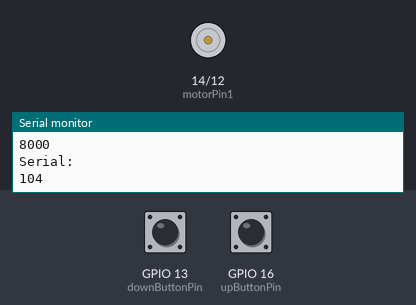
The sketch below on a simulated ESP32. On the bench: motor-driver pin pairs drawn as motors (green arrow = first pin HIGH = forward, orange = second pin HIGH = backward, longer = more drive), the last lines printed to the serial monitor. Inputs (shaded band) come from the test bench; at power-on: GPIO 13 (downButtonPin) LOW, GPIO 16 (upButtonPin) LOW. WiFi joins after 1.5 s; servers stay silent unless stated; EEPROM starts erased.

Above: at 2.7 s.
2.8 s: GPIO 13 (downButtonPin) pulled HIGH for 0.15 s
At 2.9 s:
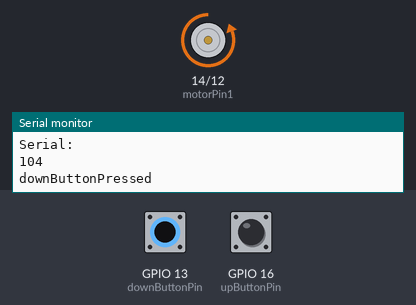
4.5 s: GPIO 16 (upButtonPin) pulled HIGH for 0.15 s
At 4.6 s:
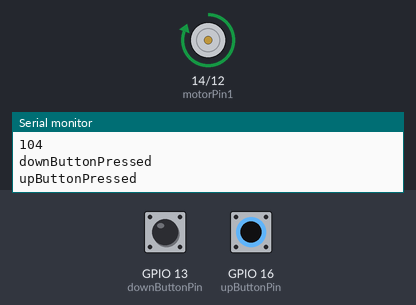
6.2 s: GPIO 16 (upButtonPin) pulled HIGH for 3.2 s
At 10.1 s:
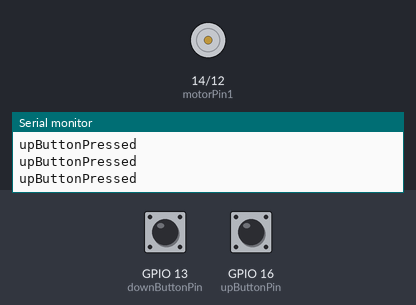
10.9 s: GPIO 13 (downButtonPin) pulled HIGH for 3.2 s
At 12.3 s:
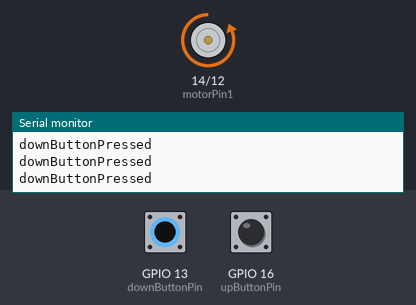
Timing chart, 0 to 15.6 s (numbered marks = the images above; inputs shaded):
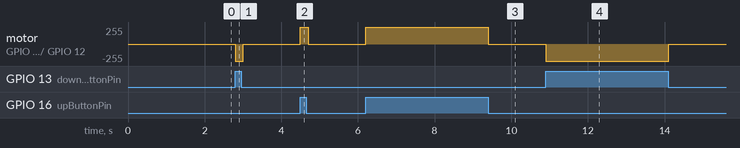

Measured:
- after the input at 2.8 s, motor on GPIO 14 (motorPin1) / GPIO 12 (motorPin2): stopped → backward 255/255 at once, → stopped 0.20 s later
- after the input at 4.5 s, motor on GPIO 14 (motorPin1) / GPIO 12 (motorPin2): stopped → forward 255/255 at once, → stopped 0.20 s later
- after the input at 6.2 s, motor on GPIO 14 (motorPin1) / GPIO 12 (motorPin2): stopped → forward 255/255 at once, → stopped 3.2 s later
- after the input at 10.9 s, motor on GPIO 14 (motorPin1) / GPIO 12 (motorPin2): stopped → backward 255/255 at once, → stopped 3.2 s later

The sketch:

soketBlind.ino
```cpp
#include <WiFiManager.h>

#include <SocketIoClient.h>
#include <ArduinoJson.h>

#include <Preferences.h>
Preferences preferences;
char socket_server[40];
int socket_port;
int serial;
bool shouldSaveConfig = false;
void saveConfigCallback() {
  shouldSaveConfig = true;
}

const byte motorPin1 = 14;
const byte upButtonPin = 16;
const byte motorPin2 = 12;
const byte downButtonPin = 13;
bool upButtonPressed = false;
bool downButtonPressed = false;
SocketIoClient sc;
void setup() {
  Serial.begin(115200);
  WiFiManager wifiManager;
  wifiManager.setSaveConfigCallback(saveConfigCallback);
  wifiManager.setConfigPortalTimeout(180);

  preferences.begin("socket_config", false);
  strcpy(socket_server, preferences.getString("socket_server", "192.168.1.222").c_str());
  socket_port = preferences.getInt("socket_port", 8000);
  serial = preferences.getInt("serial", 104);
  WiFiManagerParameter custom_socket_server("server", "Socket.io Server", socket_server, 40);
  WiFiManagerParameter custom_socket_port("port", "Socket.io Port", String(socket_port).c_str(), 6);
  WiFiManagerParameter custom_serial("serial", "Serial of device", String(serial).c_str(), 6);
   wifiManager.addParameter(&custom_socket_server);
  wifiManager.addParameter(&custom_socket_port);
  wifiManager.addParameter(&custom_serial);
bool res = wifiManager.autoConnect("blind");

  if (!res) {
    Serial.println("Failed to connect");
  }
  else {
    Serial.println("Connected to Wi-Fi");
  }
  strcpy(socket_server, custom_socket_server.getValue());
  socket_port = atoi(custom_socket_port.getValue());
  serial = atoi(custom_serial.getValue());
  if (shouldSaveConfig) {
    preferences.putString("socket_server", socket_server);
    preferences.putInt("socket_port", socket_port);
    preferences.putInt("serial", serial);
   }

  Serial.println("Server:");
  Serial.println(socket_server);
  Serial.println("Port:");
  Serial.println(socket_port);
  Serial.println("Serial:");
  Serial.println(serial);
  sc.begin(socket_server,socket_port,"/socket.io/?transport=websocket&type=device");
  pinMode(motorPin1, OUTPUT);
  pinMode(motorPin2, OUTPUT);
  pinMode(upButtonPin, INPUT);
  pinMode(downButtonPin, INPUT);
  digitalWrite(motorPin1, LOW);
  digitalWrite(motorPin2, LOW);
  upButtonPressed = false;
  downButtonPressed = false;
  sc.on("blind",blind);
}

void loop(){
  sc.loop();
  if(digitalRead(upButtonPin) == 1){
    upButtonPressed = true;
    downButtonPressed = false;
  }else if(digitalRead(downButtonPin) == 1){
    upButtonPressed = false;
    downButtonPressed = true;
  }else{
    upButtonPressed = false;
    downButtonPressed = false;
  }

  if(upButtonPressed){
    Serial.println("upButtonPressed");
    digitalWrite(motorPin1,HIGH);
    digitalWrite(motorPin2, LOW);
    delay(200);
  }else if(downButtonPressed){
    Serial.println("downButtonPressed");
    digitalWrite(motorPin1,LOW);
    digitalWrite(motorPin2, HIGH);
    delay(200);
  }else{
    digitalWrite(motorPin1,LOW);
    digitalWrite(motorPin2, LOW);
  }
}

unsigned long currentMillis =0;
unsigned long previousMillis=0;
void blind(const char* payload, const size_t length){
  DynamicJsonDocument doc(1024);
  deserializeJson(doc, payload);

  String command = doc["command"];
  if(command == "up"){
    Serial.println("blindUp");

  digitalWrite(motorPin1,HIGH);
    digitalWrite(motorPin2, LOW);
    delay(100);
  }
  if(command == "down"){
  Serial.println("blindDown");
  digitalWrite(motorPin1,LOW);
    digitalWrite(motorPin2, HIGH);
    delay(100);
  }
  upButtonPressed = false;
  downButtonPressed = false;
    digitalWrite(motorPin1,LOW);
    digitalWrite(motorPin2, LOW);
}
```
